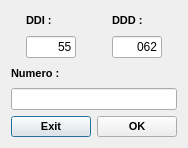
<?xml version="1.0" encoding="UTF-8"?>
<ui version="4.0">
 <class>frmCad_Telefone</class>
 <widget class="QDialog" name="frmCad_Telefone">
  <property name="geometry">
   <rect>
    <x>0</x>
    <y>0</y>
    <width>184</width>
    <height>148</height>
   </rect>
  </property>
  <property name="windowTitle">
   <string>Fone</string>
  </property>
  <property name="windowIcon">
   <iconset resource="arquivos.qrc">
    <normaloff>:/Arquivos/Imagens/telefone.png</normaloff>:/Arquivos/Imagens/telefone.png</iconset>
  </property>
  <property name="layoutDirection">
   <enum>Qt::LeftToRight</enum>
  </property>
  <layout class="QGridLayout" name="gridLayout_4">
   <item row="0" column="0">
    <layout class="QGridLayout" name="gridLayout_2">
     <item row="0" column="0">
      <widget class="QLabel" name="dDILabel">
       <property name="font">
        <font>
         <pointsize>8</pointsize>
         <weight>75</weight>
         <bold>true</bold>
         <underline>false</underline>
        </font>
       </property>
       <property name="text">
        <string>DDI :</string>
       </property>
      </widget>
     </item>
     <item row="1" column="0">
      <widget class="QLineEdit" name="dDILineEdit">
       <property name="minimumSize">
        <size>
         <width>50</width>
         <height>0</height>
        </size>
       </property>
       <property name="maximumSize">
        <size>
         <width>50</width>
         <height>25</height>
        </size>
       </property>
       <property name="text">
        <string>55</string>
       </property>
       <property name="alignment">
        <set>Qt::AlignRight|Qt::AlignTrailing|Qt::AlignVCenter</set>
       </property>
      </widget>
     </item>
    </layout>
   </item>
   <item row="0" column="1">
    <layout class="QGridLayout" name="gridLayout">
     <item row="0" column="0">
      <widget class="QLabel" name="dDDLabel">
       <property name="font">
        <font>
         <pointsize>8</pointsize>
         <weight>75</weight>
         <bold>true</bold>
         <underline>false</underline>
        </font>
       </property>
       <property name="text">
        <string>DDD :</string>
       </property>
      </widget>
     </item>
     <item row="1" column="0">
      <widget class="QLineEdit" name="dDDLineEdit">
       <property name="minimumSize">
        <size>
         <width>50</width>
         <height>0</height>
        </size>
       </property>
       <property name="maximumSize">
        <size>
         <width>50</width>
         <height>25</height>
        </size>
       </property>
       <property name="text">
        <string>062</string>
       </property>
       <property name="alignment">
        <set>Qt::AlignRight|Qt::AlignTrailing|Qt::AlignVCenter</set>
       </property>
      </widget>
     </item>
    </layout>
   </item>
   <item row="1" column="0" colspan="2">
    <layout class="QGridLayout" name="gridLayout_3">
     <item row="0" column="0">
      <widget class="QLabel" name="numeroLabel">
       <property name="font">
        <font>
         <pointsize>8</pointsize>
         <weight>75</weight>
         <bold>true</bold>
         <underline>false</underline>
        </font>
       </property>
       <property name="text">
        <string>Numero :</string>
       </property>
      </widget>
     </item>
     <item row="1" column="0">
      <widget class="QLineEdit" name="numeroLineEdit">
       <property name="alignment">
        <set>Qt::AlignRight|Qt::AlignTrailing|Qt::AlignVCenter</set>
       </property>
      </widget>
     </item>
    </layout>
   </item>
   <item row="2" column="0">
    <widget class="QPushButton" name="pushButton_Cancel">
     <property name="font">
      <font>
       <pointsize>8</pointsize>
       <weight>75</weight>
       <bold>true</bold>
      </font>
     </property>
     <property name="text">
      <string>Exit</string>
     </property>
     <property name="icon">
      <iconset resource="arquivos.qrc">
       <normaloff>:/Arquivos/Imagens/cancel.png</normaloff>:/Arquivos/Imagens/cancel.png</iconset>
     </property>
     <property name="shortcut">
      <string>Return</string>
     </property>
    </widget>
   </item>
   <item row="2" column="1">
    <widget class="QPushButton" name="pushButton_OK">
     <property name="font">
      <font>
       <pointsize>8</pointsize>
       <weight>75</weight>
       <bold>true</bold>
      </font>
     </property>
     <property name="text">
      <string>OK</string>
     </property>
     <property name="icon">
      <iconset resource="arquivos.qrc">
       <normaloff>:/Arquivos/Imagens/OK.png</normaloff>:/Arquivos/Imagens/OK.png</iconset>
     </property>
     <property name="shortcut">
      <string>Return</string>
     </property>
     <property name="checkable">
      <bool>false</bool>
     </property>
    </widget>
   </item>
  </layout>
 </widget>
 <tabstops>
  <tabstop>numeroLineEdit</tabstop>
  <tabstop>dDDLineEdit</tabstop>
  <tabstop>dDILineEdit</tabstop>
  <tabstop>pushButton_OK</tabstop>
  <tabstop>pushButton_Cancel</tabstop>
 </tabstops>
 <resources>
  <include location="arquivos.qrc"/>
 </resources>
 <connections/>
</ui>
